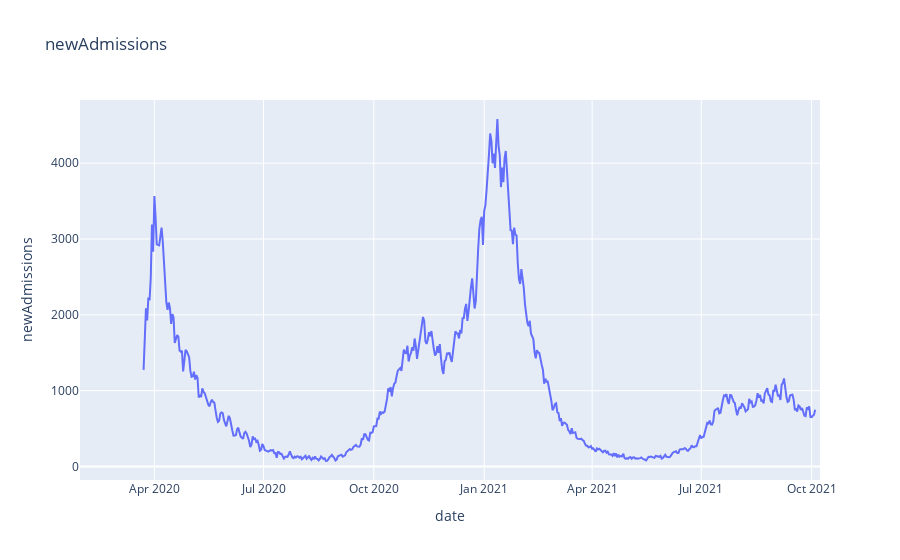
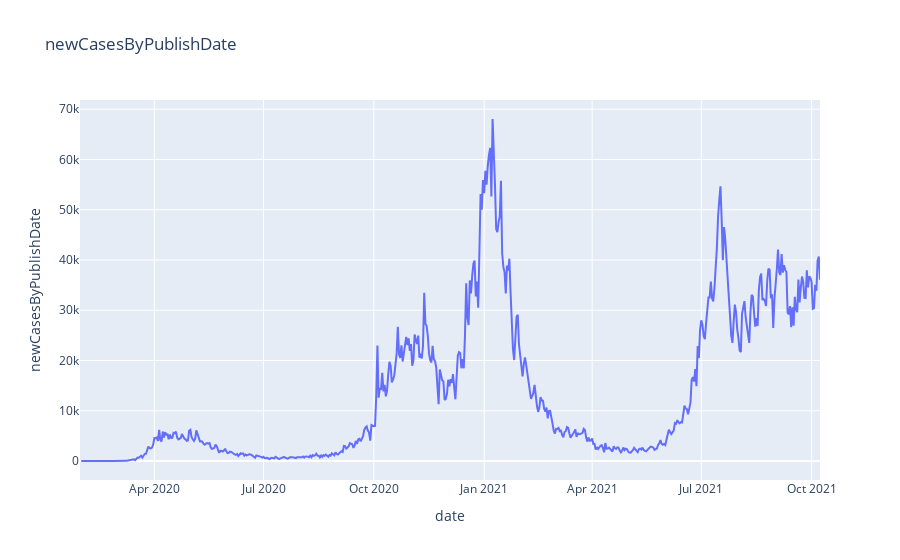
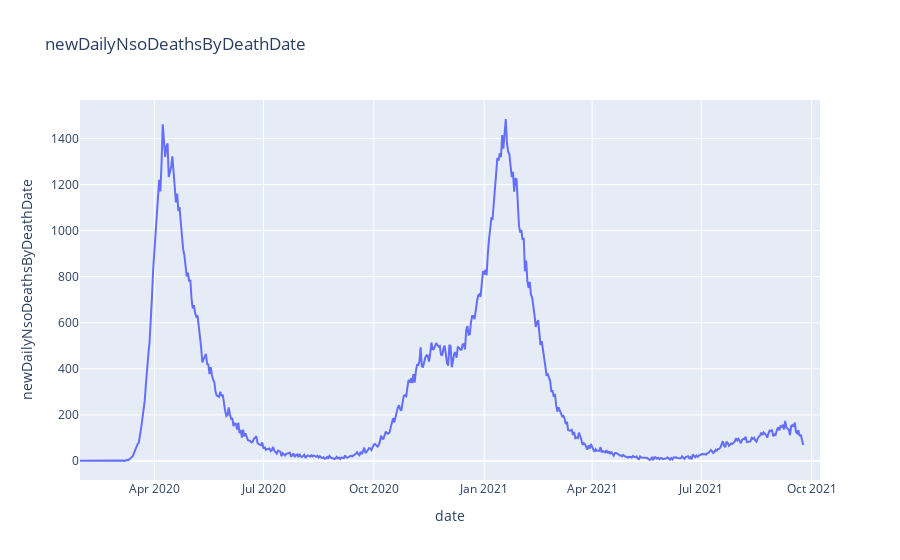
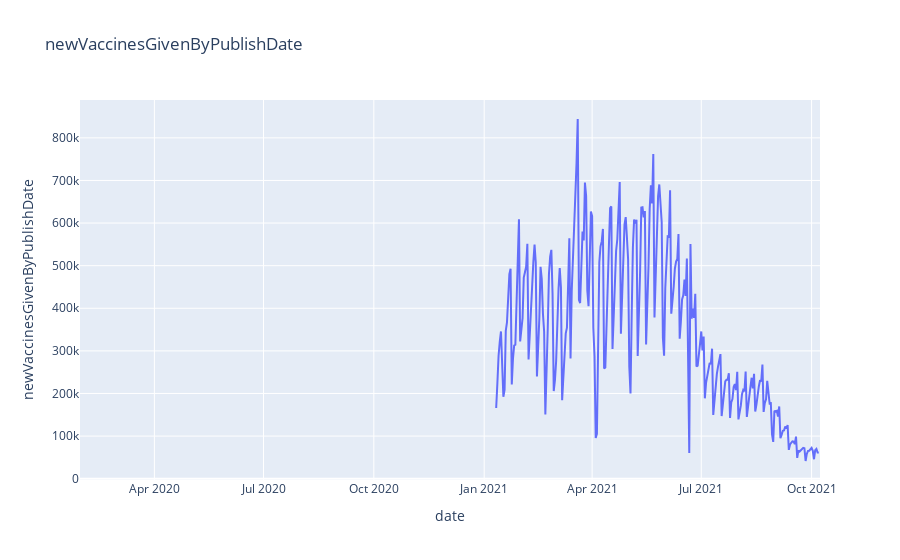

The cell these charts' notebook holds for them, in order:
### Markdown cell above
### Charting Covid features

### Code cell
covid_features = ['newAdmissions',
                'newCasesByPublishDate',
                'newDailyNsoDeathsByDeathDate',
                'newVaccinesGivenByPublishDate', 
                'cumPeopleVaccinatedCompleteByPublishDate']
#covid_features
for feature in covid_features:
    fig = px.line(covid_data, x="date", y=feature, title=f'{feature}')
    fig.show()

### Figure 1 — Plotly figure (JSON) as saved in the notebook; plotly's stock layout.template omitted (floating-point values rounded to 4 significant figures; data arrays with more than 128 entries replaced by an {"elided": "..."} marker saying what was removed)
{"data": [{"hovertemplate": "date=%{x}<br>newAdmissions=%{y}<extra></extra>", "legendgroup": "", "line": {"color": "#636efa", "dash": "solid"}, "marker": {"symbol": "circle"}, "mode": "lines", "name": "", "orientation": "v", "showlegend": false, "type": "scatter", "x": {"elided": "618 str values"}, "xaxis": "x", "y": {"elided": "618 int values"}, "yaxis": "y"}], "layout": {"legend": {"tracegroupgap": 0}, "title": {"text": "newAdmissions"}, "xaxis": {"anchor": "y", "domain": [0, 1], "title": {"text": "date"}}, "yaxis": {"anchor": "x", "domain": [0, 1], "title": {"text": "newAdmissions"}}}}

### Figure 2 — Plotly figure (JSON) as saved in the notebook; plotly's stock layout.template omitted (floating-point values rounded to 4 significant figures; data arrays with more than 128 entries replaced by an {"elided": "..."} marker saying what was removed)
{"data": [{"hovertemplate": "date=%{x}<br>newCasesByPublishDate=%{y}<extra></extra>", "legendgroup": "", "line": {"color": "#636efa", "dash": "solid"}, "marker": {"symbol": "circle"}, "mode": "lines", "name": "", "orientation": "v", "showlegend": false, "type": "scatter", "x": {"elided": "618 str values"}, "xaxis": "x", "y": {"elided": "618 int values"}, "yaxis": "y"}], "layout": {"legend": {"tracegroupgap": 0}, "title": {"text": "newCasesByPublishDate"}, "xaxis": {"anchor": "y", "domain": [0, 1], "title": {"text": "date"}}, "yaxis": {"anchor": "x", "domain": [0, 1], "title": {"text": "newCasesByPublishDate"}}}}

### Figure 3 — Plotly figure (JSON) as saved in the notebook; plotly's stock layout.template omitted (floating-point values rounded to 4 significant figures; data arrays with more than 128 entries replaced by an {"elided": "..."} marker saying what was removed)
{"data": [{"hovertemplate": "date=%{x}<br>newDailyNsoDeathsByDeathDate=%{y}<extra></extra>", "legendgroup": "", "line": {"color": "#636efa", "dash": "solid"}, "marker": {"symbol": "circle"}, "mode": "lines", "name": "", "orientation": "v", "showlegend": false, "type": "scatter", "x": {"elided": "618 str values"}, "xaxis": "x", "y": {"elided": "618 int values"}, "yaxis": "y"}], "layout": {"legend": {"tracegroupgap": 0}, "title": {"text": "newDailyNsoDeathsByDeathDate"}, "xaxis": {"anchor": "y", "domain": [0, 1], "title": {"text": "date"}}, "yaxis": {"anchor": "x", "domain": [0, 1], "title": {"text": "newDailyNsoDeathsByDeathDate"}}}}

### Figure 4 — Plotly figure (JSON) as saved in the notebook; plotly's stock layout.template omitted (floating-point values rounded to 4 significant figures; data arrays with more than 128 entries replaced by an {"elided": "..."} marker saying what was removed)
{"data": [{"hovertemplate": "date=%{x}<br>newVaccinesGivenByPublishDate=%{y}<extra></extra>", "legendgroup": "", "line": {"color": "#636efa", "dash": "solid"}, "marker": {"symbol": "circle"}, "mode": "lines", "name": "", "orientation": "v", "showlegend": false, "type": "scatter", "x": {"elided": "618 str values"}, "xaxis": "x", "y": {"elided": "618 int values"}, "yaxis": "y"}], "layout": {"legend": {"tracegroupgap": 0}, "title": {"text": "newVaccinesGivenByPublishDate"}, "xaxis": {"anchor": "y", "domain": [0, 1], "title": {"text": "date"}}, "yaxis": {"anchor": "x", "domain": [0, 1], "title": {"text": "newVaccinesGivenByPublishDate"}}}}
